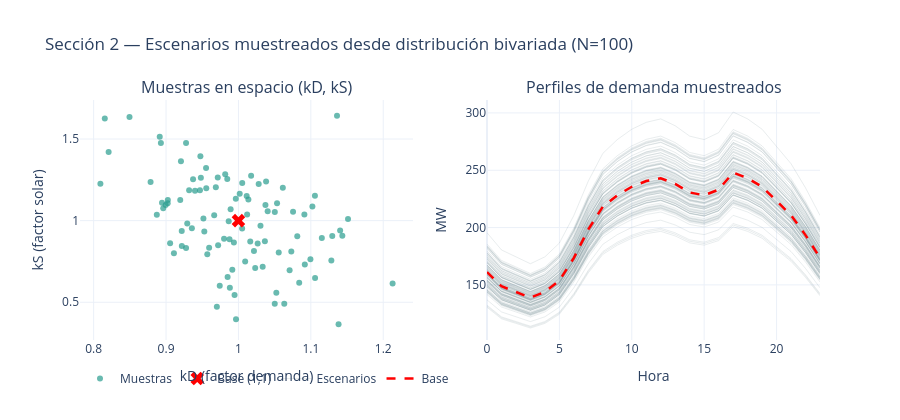

Notebook source saved alongside this figure:
### Code cell
# Visualizacion de escenarios muestreados (N=100)
_, _, _, muestras_100 = generar_escenarios_SAA(100, seed=42)

fig = make_subplots(rows=1, cols=2,
                    subplot_titles=["Muestras en espacio (kD, kS)",
                                    "Perfiles de demanda muestreados"])

# Scatter de factores
fig.add_trace(go.Scatter(x=muestras_100[:, 0], y=muestras_100[:, 1], mode="markers",
                         marker=dict(size=6, color="#2a9d8f", opacity=0.7),
                         name="Muestras"), row=1, col=1)
fig.add_trace(go.Scatter(x=[1.0], y=[1.0], mode="markers",
                         marker=dict(size=12, color="red", symbol="x"),
                         name="Base (1,1)"), row=1, col=1)

# Spaghetti de perfiles de demanda
D_100, _, _, _ = generar_escenarios_SAA(100, seed=42)
for i, s in enumerate(D_100):
    fig.add_trace(go.Scatter(x=T, y=D_100[s], mode="lines",
                             line=dict(color="#264653", width=0.5), opacity=0.2,
                             showlegend=(i == 0), name="Escenarios",
                             legendgroup="esc"), row=1, col=2)
fig.add_trace(go.Scatter(x=T, y=D_base, mode="lines",
                         line=dict(color="red", width=2.5, dash="dash"),
                         name="Base"), row=1, col=2)

fig.update_xaxes(title_text="kD (factor demanda)", row=1, col=1)
fig.update_yaxes(title_text="kS (factor solar)", row=1, col=1)
fig.update_xaxes(title_text="Hora", row=1, col=2)
fig.update_yaxes(title_text="MW", row=1, col=2)
fig.update_layout(title="Sección 2 — Escenarios muestreados desde distribución bivariada (N=100)",
                  template="plotly_white", height=420, legend=dict(orientation="h"))
fig.show()
